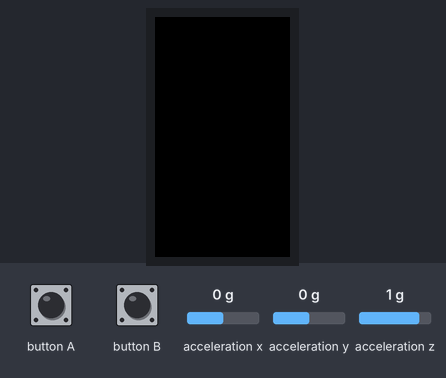
Recording of a sketch running on a simulated ESP32. Parts: 240×135 colour display. The inputs (shaded band) are chosen by the test bench; at power-on: acceleration z 1 g, acceleration x 0 g, acceleration y 0 g. What the sketch prints to the serial monitor is not drawn.

Above: at 1.3 s.
1.4 s: button A pressed for 0.15 s
At 1.59 s:
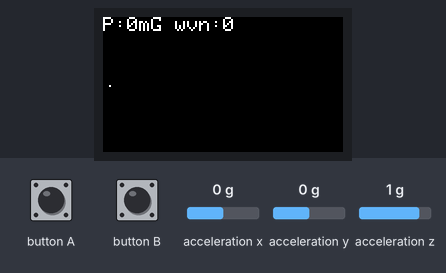
2.1 s: acceleration z set to -1.4 g
At 3.0 s:
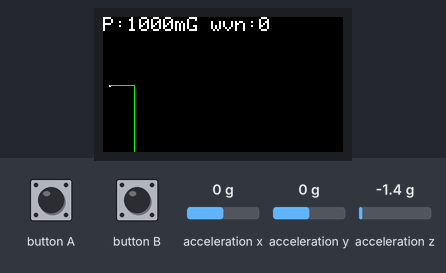
3.6 s: acceleration z set to 0.8 g
At 3.79 s:
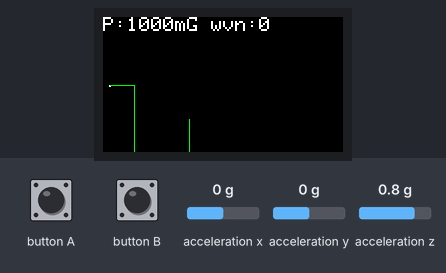
5.1 s: acceleration z set to -0.8 g
At 5.6 s:
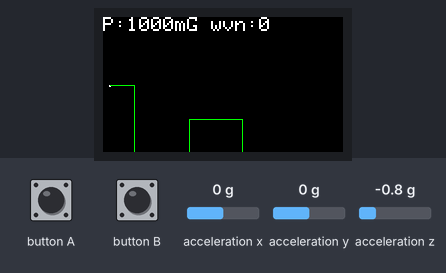
6.6 s: button A pulsed LOW 5 times (0.12 s each, 0.3 s apart)
At 8.5 s:
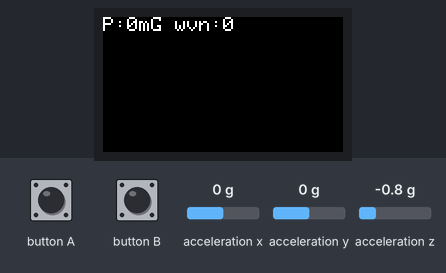
9.6 s: acceleration z set to -0.1 g
11.1 s: acceleration z set to 0.2 g
At 11.6 s:
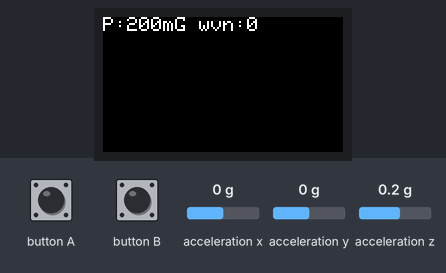
Timing chart, 0 to 13.7 s (numbered marks = the images above; inputs shaded):
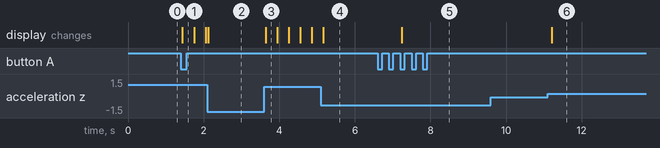

Measured:
- the behaviour switches between 0 and 0.1 g on acceleration z (found by bisection; images 5 and 6)
- after the input at 1.4 s, the display: changes at once (image 1)
- after the input at 3.6 s, the display: changes at once (image 3)
- after the input at 6.6 s, the display: changes after 0.64 s (image 5)
- after the input at 9.6 s, every drawn part: stays the same
- after the input at 11.1 s, the display: changes after 0.11 s (image 6)

The sketch:

20210916ACCSensor.ino
```cpp
#include <M5StickCPlus.h>
#include "time.h"

#define SAMPLE_PERIOD 20    // サンプリング間隔(ミリ秒)
#define SAMPLE_SIZE 200     // 20ms x 200 = 4秒

unsigned long tmStart=0,tmEnd=0,tm=0;
  // tmStart:最大加速度を記録した時刻
  // tmEnd : 最大加速度の1/3を下回った時刻
  // tm:減衰所要時間
int tmCount=0;   // tmCount 0:未計測　1:計測中　2:計測終了
int wvCount = 0,wvn = 0; // wvCount 減衰波の数　-1:計測前　0:最大値計測時　1以降:n番目の波
void setup() {
    M5.begin();
    M5.Lcd.setRotation(3);
    M5.IMU.Init();  // MPU6886を初期設定する
    M5.Lcd.setTextSize(2);
    M5.Lcd.setTextColor(WHITE,BLACK);
    Serial.begin(115200);             // シリアル通信の準備をする
    while (!Serial);                  // 準備が終わるのを待つ
    Serial.println("Program Start");

}

float ax, ay, az[SAMPLE_SIZE],wv[SAMPLE_SIZE];  // 加速度データを読み出す変数,wv:振幅記録用
float maxaz = 0.0;
float aveaz = 0.0;

#define X0 5  // 横軸の描画開始座標
#define MINZ 600  // 縦軸の最小値 600mG
#define MAXZ 1400  // 縦軸の最大値 1400mG

void loop() {
    M5.update();
    while (!M5.BtnA.wasPressed()){
         M5.update();
         tmCount = 0;
         tmStart = 0;
         tmEnd = 0;
         tm = 0;
         maxaz = 0.0;
         wvCount = 0;
    }
    M5.Lcd.fillScreen(BLACK);  // 画面をクリア
    M5.Lcd.setCursor(0, 0);
//    M5.Lcd.printf("P:%.0fmG wvC:%d     ", maxaz,wvCount);
    for (int i = 0; i < SAMPLE_SIZE; i++) {
        M5.IMU.getAccelData(&ax,&ay,&az[i]);  // MPU6886から加速度を取得

        az[i] *= 1000;  // mGに変換

        if (i < 2) continue;

        int y0 = map((int)(az[i - 2]), MINZ, MAXZ, M5.Lcd.height(), 0);
        int y1 = map((int)(az[i - 1]), MINZ, MAXZ, M5.Lcd.height(), 0);
        M5.Lcd.drawLine(i - 1 + X0, y0, i + X0, y1, GREEN);
        M5.Lcd.setCursor(0, 0);
//        M5.Lcd.printf("P:%.0fmG T:%dmS     ", maxaz,tm);
        M5.Lcd.printf("P:%.0fmG wvn:%d     ", maxaz,wvn);
 //       Serial.println(az[i]);
        if (i > 4) {
          if ( (az[i-4]-az[i-2])*(az[i-2]-az[i]) < 0){
            wvCount ++;
            wv[wvCount] = abs(az[i-2]);
            M5.Lcd.drawRect(i - 1 + X0, y0, 2, 2, RED);
          }
        }
        if (az[i-2] > maxaz){
          maxaz = az[i-2];
          tmStart = millis();
          tmCount = 1;
          M5.Lcd.drawRect(i - 1 + X0, y0, 2, 2, WHITE);
        }
        if (( ( (maxaz-0.98) * 0.1) > (wv[wvCount]-0.98) ) && (tmCount == 1) ){
          tmEnd = millis();
          wvn = wvCount;
          tmCount = 2;
          tm = tmEnd - tmStart;
        }
        delay(SAMPLE_PERIOD);

/*        if ( M5.BtnA.wasPressed() ) {
          tmCount = 0;
          tmStart = 0;
          tmEnd = 0;
          tm = 0;
          maxaz = 0.0;
          wvCount = 0;
//          M5.Lcd.fillScreen(BLACK);  // 画面をクリア
        }
*/
    }
}
```
